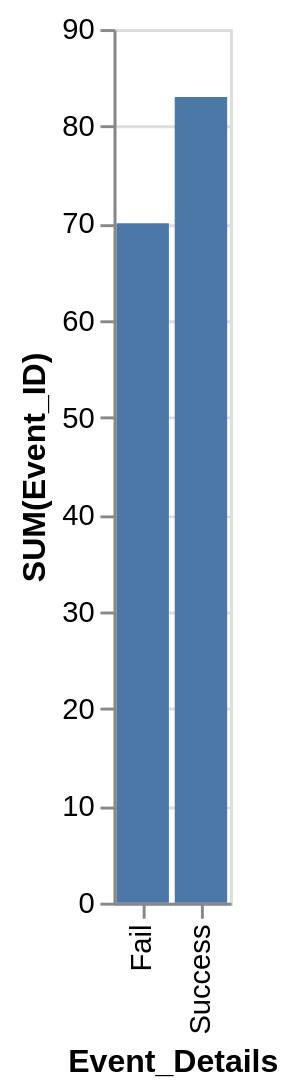

Write the Vega-Lite specification saved for this chart.
### Vega-Lite specification from a JSON file in a GitHub repository (floating-point values rounded to 4 significant figures)
{"data": {"values": [{"x_data": "Fail", "y_data": 70}, {"x_data": "Success", "y_data": 83}]}, "mark": "bar", "encoding": {"x": {"field": "x_data", "type": "nominal", "title": "Event_Details", "sort": "ascending"}, "y": {"field": "y_data", "type": "quantitative", "title": "SUM(Event_ID)"}}}
